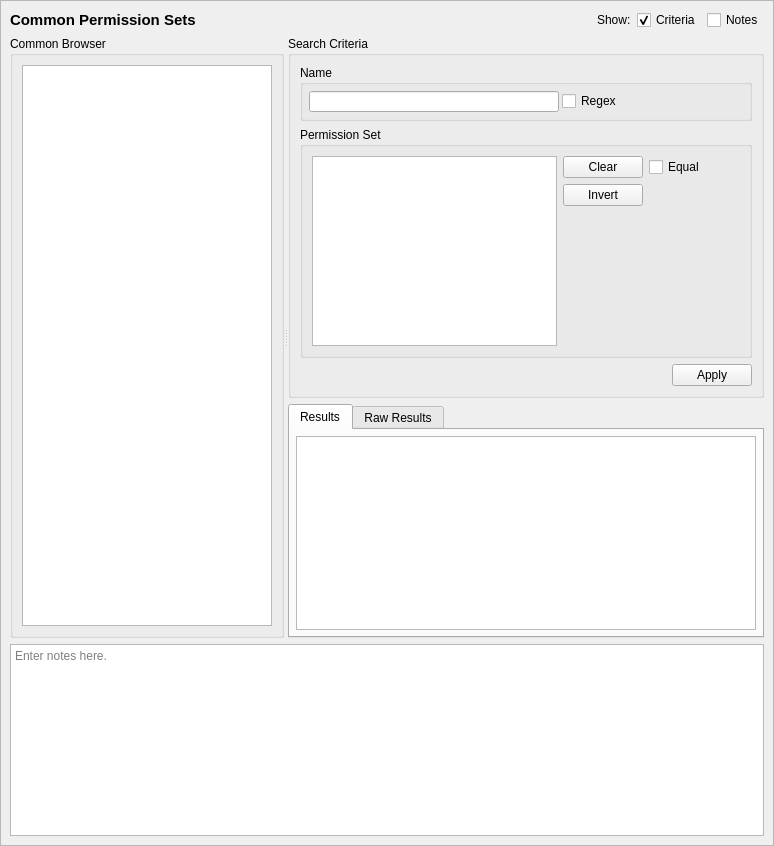
<?xml version="1.0" encoding="UTF-8"?>
<ui version="4.0">
 <class>CommonQueryTab_ui</class>
 <widget class="QScrollArea" name="CommonQueryTab_ui">
  <property name="geometry">
   <rect>
    <x>0</x>
    <y>0</y>
    <width>774</width>
    <height>846</height>
   </rect>
  </property>
  <property name="sizeAdjustPolicy">
   <enum>QAbstractScrollArea::AdjustToContents</enum>
  </property>
  <property name="widgetResizable">
   <bool>true</bool>
  </property>
  <widget class="QWidget" name="contents">
   <property name="geometry">
    <rect>
     <x>0</x>
     <y>0</y>
     <width>772</width>
     <height>844</height>
    </rect>
   </property>
   <property name="minimumSize">
    <size>
     <width>0</width>
     <height>0</height>
    </size>
   </property>
   <layout class="QGridLayout" name="gridLayout_3">
    <item row="0" column="0">
     <widget class="QLabel" name="label">
      <property name="sizePolicy">
       <sizepolicy hsizetype="Preferred" vsizetype="Fixed">
        <horstretch>0</horstretch>
        <verstretch>0</verstretch>
       </sizepolicy>
      </property>
      <property name="maximumSize">
       <size>
        <width>16777215</width>
        <height>20</height>
       </size>
      </property>
      <property name="font">
       <font>
        <pointsize>11</pointsize>
        <weight>75</weight>
        <bold>true</bold>
       </font>
      </property>
      <property name="text">
       <string>Common Permission Sets</string>
      </property>
     </widget>
    </item>
    <item row="3" column="0" colspan="5">
     <widget class="QTextEdit" name="notes">
      <property name="minimumSize">
       <size>
        <width>0</width>
        <height>80</height>
       </size>
      </property>
      <property name="toolTip">
       <string>Optionally enter notes here about the query.</string>
      </property>
      <property name="placeholderText">
       <string>Enter notes here.</string>
      </property>
     </widget>
    </item>
    <item row="0" column="1">
     <spacer name="horizontalSpacer">
      <property name="orientation">
       <enum>Qt::Horizontal</enum>
      </property>
      <property name="sizeHint" stdset="0">
       <size>
        <width>440</width>
        <height>20</height>
       </size>
      </property>
     </spacer>
    </item>
    <item row="0" column="2">
     <widget class="QLabel" name="label_2">
      <property name="text">
       <string>Show:</string>
      </property>
     </widget>
    </item>
    <item row="0" column="3">
     <widget class="QCheckBox" name="criteria_expander">
      <property name="toolTip">
       <string>Show or hide the search criteria (no settings are lost)</string>
      </property>
      <property name="text">
       <string>Criteria</string>
      </property>
      <property name="checked">
       <bool>true</bool>
      </property>
     </widget>
    </item>
    <item row="0" column="4">
     <widget class="QCheckBox" name="notes_expander">
      <property name="toolTip">
       <string>Show or hide the notes field (no data is lost)</string>
      </property>
      <property name="text">
       <string>Notes</string>
      </property>
     </widget>
    </item>
    <item row="1" column="0" rowspan="2" colspan="5">
     <widget class="QSplitter" name="splitter">
      <property name="sizePolicy">
       <sizepolicy hsizetype="Expanding" vsizetype="Preferred">
        <horstretch>0</horstretch>
        <verstretch>1</verstretch>
       </sizepolicy>
      </property>
      <property name="orientation">
       <enum>Qt::Horizontal</enum>
      </property>
      <widget class="QGroupBox" name="browser_groupBox">
       <property name="title">
        <string>Common Browser</string>
       </property>
       <layout class="QGridLayout" name="gridLayout">
        <item row="0" column="0">
         <widget class="GetDetailsListView" name="commons"/>
        </item>
       </layout>
      </widget>
      <widget class="QWidget" name="verticalLayoutWidget">
       <layout class="QVBoxLayout" name="verticalLayout">
        <item>
         <widget class="QGroupBox" name="criteria_frame">
          <property name="sizePolicy">
           <sizepolicy hsizetype="Preferred" vsizetype="Preferred">
            <horstretch>0</horstretch>
            <verstretch>0</verstretch>
           </sizepolicy>
          </property>
          <property name="maximumSize">
           <size>
            <width>16777215</width>
            <height>16777215</height>
           </size>
          </property>
          <property name="title">
           <string>Search Criteria</string>
          </property>
          <layout class="QGridLayout" name="gridLayout_2">
           <item row="1" column="0" rowspan="4" colspan="2">
            <widget class="QGroupBox" name="perms_criteria">
             <property name="title">
              <string>Permission Set</string>
             </property>
             <layout class="QGridLayout" name="gridLayout_4">
              <item row="0" column="0" rowspan="3">
               <widget class="QListView" name="perms">
                <property name="sizePolicy">
                 <sizepolicy hsizetype="Expanding" vsizetype="Preferred">
                  <horstretch>0</horstretch>
                  <verstretch>0</verstretch>
                 </sizepolicy>
                </property>
                <property name="maximumSize">
                 <size>
                  <width>250</width>
                  <height>16777215</height>
                 </size>
                </property>
                <property name="toolTip">
                 <string>A matching common will have the selected permissions.</string>
                </property>
                <property name="selectionMode">
                 <enum>QAbstractItemView::ExtendedSelection</enum>
                </property>
               </widget>
              </item>
              <item row="0" column="1">
               <widget class="QPushButton" name="clear_perms">
                <property name="text">
                 <string>Clear</string>
                </property>
               </widget>
              </item>
              <item row="0" column="2">
               <widget class="QCheckBox" name="perms_equal">
                <property name="toolTip">
                 <string>A matching common will a permission set equal to the selected permissions.</string>
                </property>
                <property name="text">
                 <string>Equal</string>
                </property>
               </widget>
              </item>
              <item row="0" column="3">
               <spacer name="horizontalSpacer_5">
                <property name="orientation">
                 <enum>Qt::Horizontal</enum>
                </property>
                <property name="sizeHint" stdset="0">
                 <size>
                  <width>40</width>
                  <height>20</height>
                 </size>
                </property>
               </spacer>
              </item>
              <item row="1" column="1">
               <widget class="QPushButton" name="invert_perms">
                <property name="text">
                 <string>Invert</string>
                </property>
               </widget>
              </item>
              <item row="2" column="1">
               <spacer name="verticalSpacer">
                <property name="orientation">
                 <enum>Qt::Vertical</enum>
                </property>
                <property name="sizeHint" stdset="0">
                 <size>
                  <width>20</width>
                  <height>40</height>
                 </size>
                </property>
               </spacer>
              </item>
             </layout>
            </widget>
           </item>
           <item row="5" column="1">
            <widget class="QDialogButtonBox" name="buttonBox">
             <property name="standardButtons">
              <set>QDialogButtonBox::Apply</set>
             </property>
            </widget>
           </item>
           <item row="0" column="0" colspan="2">
            <widget class="QGroupBox" name="name_criteria">
             <property name="maximumSize">
              <size>
               <width>16777215</width>
               <height>120</height>
              </size>
             </property>
             <property name="title">
              <string>Name</string>
             </property>
             <layout class="QGridLayout" name="gridLayout_8">
              <property name="leftMargin">
               <number>6</number>
              </property>
              <property name="topMargin">
               <number>6</number>
              </property>
              <property name="rightMargin">
               <number>6</number>
              </property>
              <property name="bottomMargin">
               <number>6</number>
              </property>
              <property name="spacing">
               <number>3</number>
              </property>
              <item row="0" column="1">
               <widget class="QLineEdit" name="name">
                <property name="sizePolicy">
                 <sizepolicy hsizetype="Expanding" vsizetype="Fixed">
                  <horstretch>0</horstretch>
                  <verstretch>0</verstretch>
                 </sizepolicy>
                </property>
                <property name="minimumSize">
                 <size>
                  <width>150</width>
                  <height>20</height>
                 </size>
                </property>
                <property name="maximumSize">
                 <size>
                  <width>250</width>
                  <height>16777215</height>
                 </size>
                </property>
               </widget>
              </item>
              <item row="0" column="2">
               <widget class="QCheckBox" name="name_regex">
                <property name="toolTip">
                 <string>Use regular expressions to match the role's name.</string>
                </property>
                <property name="text">
                 <string>Regex</string>
                </property>
               </widget>
              </item>
             </layout>
            </widget>
           </item>
          </layout>
         </widget>
        </item>
        <item>
         <widget class="QTabWidget" name="results_frame">
          <property name="sizePolicy">
           <sizepolicy hsizetype="Preferred" vsizetype="MinimumExpanding">
            <horstretch>0</horstretch>
            <verstretch>1</verstretch>
           </sizepolicy>
          </property>
          <property name="currentIndex">
           <number>0</number>
          </property>
          <widget class="QWidget" name="table_page">
           <property name="sizePolicy">
            <sizepolicy hsizetype="Preferred" vsizetype="MinimumExpanding">
             <horstretch>0</horstretch>
             <verstretch>0</verstretch>
            </sizepolicy>
           </property>
           <attribute name="title">
            <string>Results</string>
           </attribute>
           <layout class="QVBoxLayout" name="verticalLayout_3">
            <property name="leftMargin">
             <number>6</number>
            </property>
            <property name="topMargin">
             <number>6</number>
            </property>
            <property name="rightMargin">
             <number>6</number>
            </property>
            <property name="bottomMargin">
             <number>6</number>
            </property>
            <item>
             <widget class="SEToolsTableView" name="table_results">
              <property name="sizePolicy">
               <sizepolicy hsizetype="Expanding" vsizetype="MinimumExpanding">
                <horstretch>0</horstretch>
                <verstretch>0</verstretch>
               </sizepolicy>
              </property>
              <property name="sizeAdjustPolicy">
               <enum>QAbstractScrollArea::AdjustIgnored</enum>
              </property>
              <property name="alternatingRowColors">
               <bool>true</bool>
              </property>
              <property name="sortingEnabled">
               <bool>true</bool>
              </property>
             </widget>
            </item>
           </layout>
          </widget>
          <widget class="QWidget" name="raw_page">
           <property name="sizePolicy">
            <sizepolicy hsizetype="Preferred" vsizetype="MinimumExpanding">
             <horstretch>0</horstretch>
             <verstretch>0</verstretch>
            </sizepolicy>
           </property>
           <attribute name="title">
            <string>Raw Results</string>
           </attribute>
           <layout class="QVBoxLayout" name="verticalLayout_2">
            <property name="leftMargin">
             <number>6</number>
            </property>
            <property name="topMargin">
             <number>6</number>
            </property>
            <property name="rightMargin">
             <number>6</number>
            </property>
            <property name="bottomMargin">
             <number>6</number>
            </property>
            <item>
             <widget class="QPlainTextEdit" name="raw_results">
              <property name="sizePolicy">
               <sizepolicy hsizetype="Expanding" vsizetype="MinimumExpanding">
                <horstretch>0</horstretch>
                <verstretch>0</verstretch>
               </sizepolicy>
              </property>
              <property name="minimumSize">
               <size>
                <width>0</width>
                <height>0</height>
               </size>
              </property>
              <property name="font">
               <font>
                <family>Monospace</family>
               </font>
              </property>
              <property name="documentTitle">
               <string/>
              </property>
              <property name="lineWrapMode">
               <enum>QPlainTextEdit::NoWrap</enum>
              </property>
              <property name="readOnly">
               <bool>true</bool>
              </property>
             </widget>
            </item>
           </layout>
          </widget>
         </widget>
        </item>
       </layout>
      </widget>
     </widget>
    </item>
   </layout>
   <zorder>splitter</zorder>
   <zorder>notes</zorder>
   <zorder>label</zorder>
   <zorder>label_2</zorder>
   <zorder>horizontalSpacer</zorder>
   <zorder>criteria_expander</zorder>
   <zorder>notes_expander</zorder>
  </widget>
 </widget>
 <customwidgets>
  <customwidget>
   <class>SEToolsTableView</class>
   <extends>QTableView</extends>
   <header>setoolsgui/tableview.h</header>
  </customwidget>
  <customwidget>
   <class>GetDetailsListView</class>
   <extends>QListView</extends>
   <header>setoolsgui/getdetailslist.h</header>
  </customwidget>
 </customwidgets>
 <tabstops>
  <tabstop>criteria_expander</tabstop>
  <tabstop>notes_expander</tabstop>
  <tabstop>commons</tabstop>
  <tabstop>name</tabstop>
  <tabstop>name_regex</tabstop>
  <tabstop>perms</tabstop>
  <tabstop>clear_perms</tabstop>
  <tabstop>invert_perms</tabstop>
  <tabstop>perms_equal</tabstop>
  <tabstop>results_frame</tabstop>
  <tabstop>table_results</tabstop>
  <tabstop>raw_results</tabstop>
  <tabstop>notes</tabstop>
 </tabstops>
 <resources/>
 <connections>
  <connection>
   <sender>notes_expander</sender>
   <signal>toggled(bool)</signal>
   <receiver>notes</receiver>
   <slot>setVisible(bool)</slot>
   <hints>
    <hint type="sourcelabel">
     <x>732</x>
     <y>20</y>
    </hint>
    <hint type="destinationlabel">
     <x>386</x>
     <y>754</y>
    </hint>
   </hints>
  </connection>
  <connection>
   <sender>criteria_expander</sender>
   <signal>toggled(bool)</signal>
   <receiver>criteria_frame</receiver>
   <slot>setVisible(bool)</slot>
   <hints>
    <hint type="sourcelabel">
     <x>583</x>
     <y>20</y>
    </hint>
    <hint type="destinationlabel">
     <x>496</x>
     <y>226</y>
    </hint>
   </hints>
  </connection>
  <connection>
   <sender>clear_perms</sender>
   <signal>clicked()</signal>
   <receiver>perms</receiver>
   <slot>clearSelection()</slot>
   <hints>
    <hint type="sourcelabel">
     <x>592</x>
     <y>216</y>
    </hint>
    <hint type="destinationlabel">
     <x>442</x>
     <y>276</y>
    </hint>
   </hints>
  </connection>
 </connections>
</ui>
